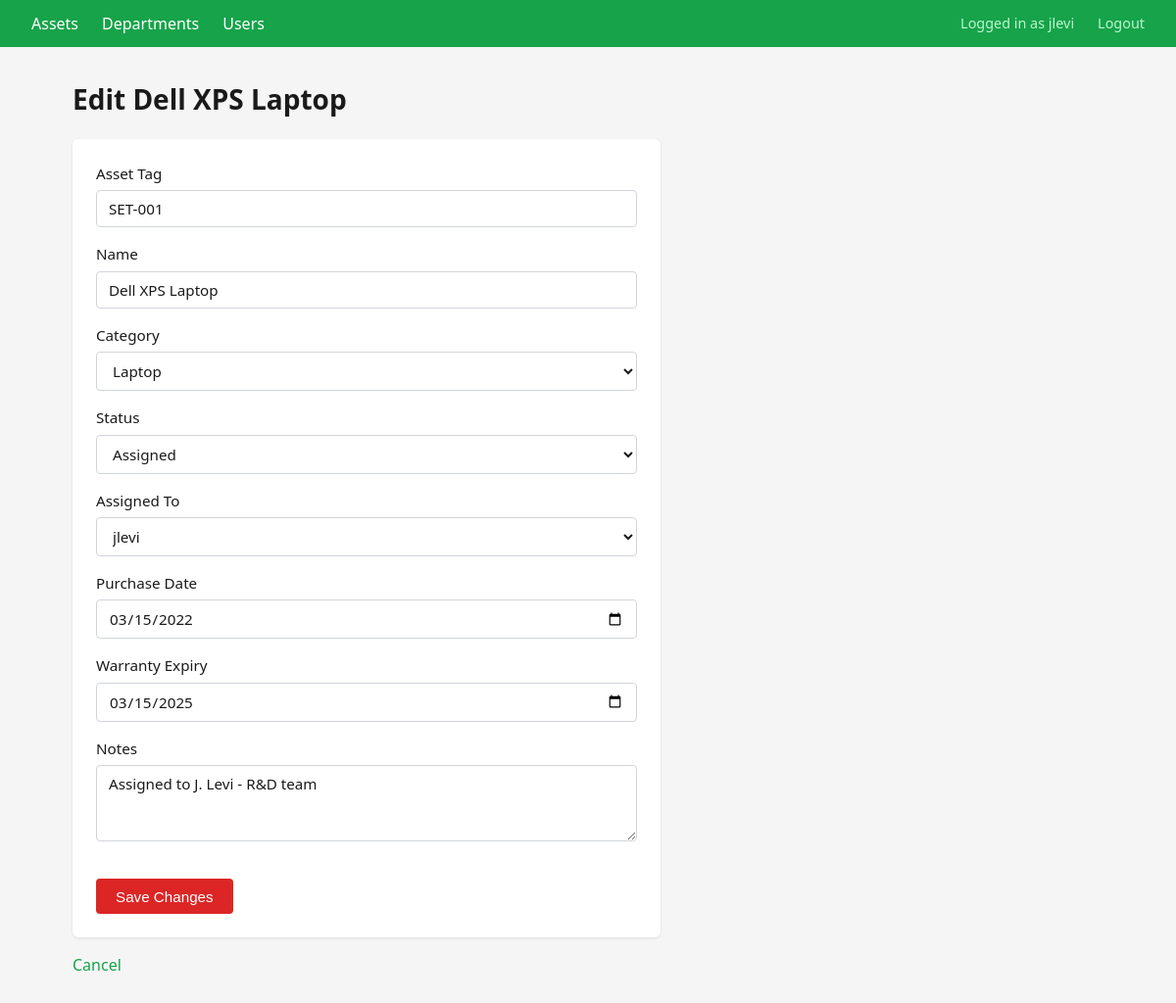
Screenshot of /assets/1/edit (signed in) with the database file from the repository.
### tables this page shows
CREATE TABLE users (
    user_id       INTEGER PRIMARY KEY AUTOINCREMENT,
    username      TEXT NOT NULL UNIQUE,
    email         TEXT NOT NULL UNIQUE,
    password      TEXT NOT NULL,
    role          TEXT NOT NULL DEFAULT 'user' CHECK (role IN ('admin', 'user')),
    department_id INTEGER,                              -- FK to departments.department_id
    created_at    DATETIME DEFAULT CURRENT_TIMESTAMP,

    FOREIGN KEY (department_id) REFERENCES departments(department_id)
        ON DELETE SET NULL  -- If department is deleted, user becomes unassigned
);

CREATE TABLE assets (
    asset_id        INTEGER PRIMARY KEY AUTOINCREMENT,
    asset_tag       TEXT NOT NULL UNIQUE,
    name            TEXT NOT NULL,
    category        TEXT NOT NULL
                    CHECK(category IN (
                        'Laptop', 'Desktop', 'Monitor',
                        'Phone', 'Tablet', 'Printer',
                        'Networking', 'Other'
                    )),
    status          TEXT NOT NULL DEFAULT 'Available'
                    CHECK(status IN (
                        'Available', 'Assigned',
                        'Under Repair', 'Decommissioned'
                    )),
    assigned_to     INTEGER,                            -- FK to users.user_id
    purchase_date   DATE,
    warranty_expiry DATE,
    notes           TEXT,
    created_at      DATETIME DEFAULT CURRENT_TIMESTAMP,

    FOREIGN KEY (assigned_to) REFERENCES users(user_id)
        ON DELETE SET NULL  -- If user is deleted, asset becomes unassigned
);

### controllers/assets.py (the view, shortened to what this page needs)
@assets_bp.route('/<int:asset_id>/edit', methods=['GET', 'POST'])
@login_required
def edit(asset_id):
    db = get_db_connection()
    asset = db.execute('SELECT * FROM assets WHERE asset_id = ?', (asset_id,)).fetchone()
    if asset is None:
        db.close()
        return 'Asset not found', 404
    users = db.execute('SELECT user_id, username FROM users ORDER BY username').fetchall()
    db.close()
    return render_template('assets/edit.html', asset=asset, users=users)

### controllers/auth.py (called while the page is built)
def login_required(view):
    @functools.wraps(view)
    def wrapped_view(**kwargs):
        if 'user_id' not in session:
            return redirect(url_for('auth.login'))
        return view(**kwargs)
    return wrapped_view

### model.py (called while the page is built)
def get_db_connection():
    connection = sqlite3.connect(DATABASE)
    connection.row_factory = sqlite3.Row
    connection.execute("PRAGMA foreign_keys = ON")
    return connection

### templates/assets/edit.html (shortened to what this page needs)
{% extends 'standard.html' %}
{% block content %}
<h1>Edit {{ asset['name'] }}</h1>
<form method="POST" action="{{ url_for('assets.edit', asset_id=asset['asset_id']) }}">
    <div>
        <label for="asset_tag">Asset Tag</label>
        <input type="text" id="asset_tag" name="asset_tag" value="{{ asset['asset_tag'] }}" required>
    </div>
    <div>
        <label for="name">Name</label>
        <input type="text" id="name" name="name" value="{{ asset['name'] }}" required>
    </div>
    <div>
        <label for="category">Category</label>
        <select id="category" name="category" required>
            <option value="Laptop" {% if asset['category'] == 'Laptop' %}selected{% endif %}>Laptop</option>
        </select>
    </div>
    <div>
        <label for="status">Status</label>
        <select id="status" name="status" required>
            <option value="Assigned" {% if asset['status'] == 'Assigned' %}selected{% endif %}>Assigned</option>
        </select>
    </div>
    <div>
        <label for="assigned_to">Assigned To</label>
        <select id="assigned_to" name="assigned_to">
            {% for user in users %}
            <option value="{{ user['user_id'] }}" {% if asset['assigned_to'] == user['user_id'] %}selected{% endif %}>
                {{ user['username'] }}
            </option>
            {% endfor %}
        </select>
    </div>
    <div>
        <label for="purchase_date">Purchase Date</label>
        <input type="date" id="purchase_date" name="purchase_date" value="{{ asset['purchase_date'] or '' }}">
    </div>
    <div>
        <label for="warranty_expiry">Warranty Expiry</label>
        <input type="date" id="warranty_expiry" name="warranty_expiry" value="{{ asset['warranty_expiry'] or '' }}">
    </div>
    <div>
        <label for="notes">Notes</label>
        <textarea id="notes" name="notes" rows="3">{{ asset['notes'] or '' }}</textarea>
    </div>
    <button type="submit">Save Changes</button>
</form>
<a href="{{ url_for('assets.view', asset_id=asset['asset_id']) }}">Cancel</a>
{% endblock %}

### templates/standard.html (shortened to what this page needs)
<!DOCTYPE html>
<html lang="en">
<head>
    <link rel="stylesheet" href="{{ url_for('static', filename='style.css') }}">
</head>
<body>
    {% if session.get('user_id') %}
    <nav>
        <a href="{{ url_for('assets.index') }}">Assets</a>
        <a href="{{ url_for('departments.index') }}">Departments</a>
        <a href="{{ url_for('users.index') }}">Users</a>
        <span>Logged in as {{ session.get('username') }}</span>
        <a href="{{ url_for('auth.logout') }}">Logout</a>
    </nav>
    {% endif %}
    <main>
        {% block content %}{% endblock %}
    </main>
</body>
</html>

### static/style.css (style rules this page uses)
*, *::before, *::after { box-sizing: border-box; margin: 0; padding: 0; }
body { font-family: system-ui, -apple-system, sans-serif; font-size: 16px; line-height: 1.5; color: #1a1a1a; background-color: #f5f5f5; }
nav { background-color: #16a34a; padding: 0.75rem 2rem; display: flex; align-items: center; gap: 1.5rem; }
nav a { color: #ffffff; text-decoration: none; font-weight: 500; }
nav span { margin-left: auto; color: #bbf7d0; font-size: 0.9rem; }
nav span + a { color: #bbf7d0; font-size: 0.9rem; }
main { max-width: 1100px; margin: 2rem auto; padding: 0 1.5rem; }
h1 { font-size: 1.75rem; font-weight: 700; margin-bottom: 1.25rem; color: #1a1a1a; }
a { color: #16a34a; text-decoration: none; }
button[type="submit"] { background-color: #16a34a; color: #ffffff; border: none; padding: 0.6rem 1.25rem; border-radius: 4px; font-size: 0.95rem; font-weight: 500; cursor: pointer; margin-top: 1rem; }
form button[type="submit"] { background-color: #dc2626; }
form { background-color: #ffffff; padding: 1.5rem; border-radius: 6px; box-shadow: 0 1px 3px rgba(0, 0, 0, 0.1); max-width: 600px; margin-bottom: 1rem; }
form div { margin-bottom: 1rem; }
label { display: block; font-weight: 500; margin-bottom: 0.35rem; font-size: 0.95rem; }
input[type="text"], input[type="email"], input[type="password"], input[type="date"], select, textarea { width: 100%; padding: 0.5rem 0.75rem; border: 1px solid #d1d5db; border-radius: 4px; font-size: 0.95rem; font-family: inherit; color: #1a1a1a; background-color: #ffffff; }
main > a { display: inline-block; margin-bottom: 1rem; font-weight: 500; }
main > h1 + form { margin-top: 0; }

### rows the page displays
users: get "jlevi"
assets: name "Dell XPS Laptop", asset_tag "SET-001", category "Laptop", status "Assigned", assigned_to "jlevi", purchase_date "03/15/2022", warranty_expiry "03/15/2025", notes "Assigned to J. Levi - R&D team"
